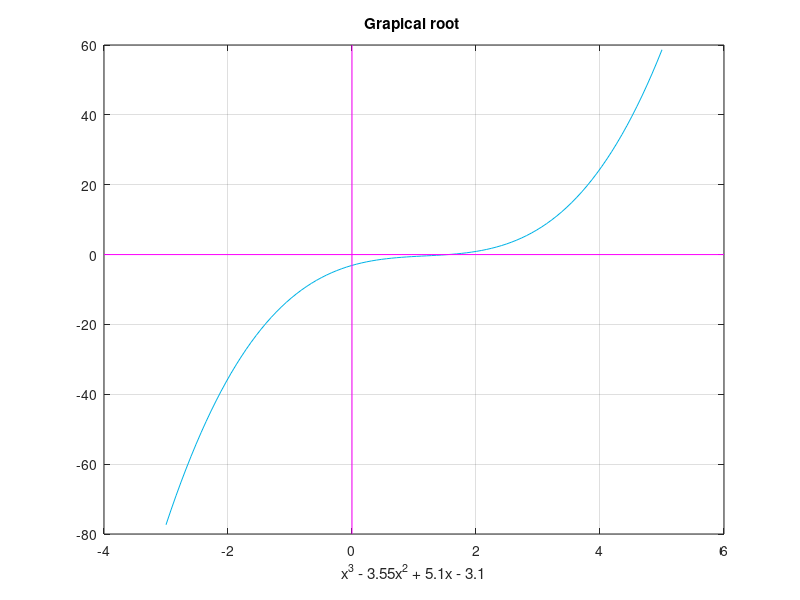

Recreate this plot in MATLAB.
Poly=[1,-3.55,5.1,-3.1]; %% Ploynom coefficients
x=linspace(-3,5); %% Rande of roots for plyynom
F=polyval(Poly,x);  %%Evaluate polynom results

roots(Poly) %%Roots output for comparison

%Plot the result
figure
plot(x,F,'Color',[0,0.7,0.9]), grid on,
line([0 0],ylim , 'Color', 'm'), %x axis
line(xlim,[0 0], 'Color', 'm')   %y axis
title('Grapical root ')
xlabel('x^3 - 3.55x^2 + 5.1x - 3.1')